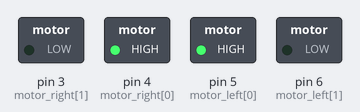
Bench run of a sketch on a simulated Arduino Uno, built with avr-gcc and run on an emulated ATmega328P. Parts: switched loads named in the sketch (green lamp = pin HIGH).

Above: at 15.0 s.
At 45.0 s:
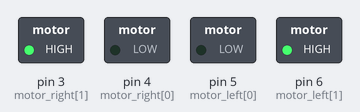
Timing chart, 0 to 78.1 s (numbered marks = the images above):
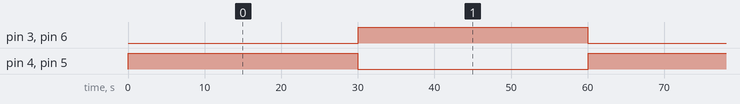

The sketch:

halp_actuator.ino
```cpp
int motor_left[] = {5, 6};
int motor_right[] = {4, 3};

void setup() {
  // Setup motors
  int i;
    for(i = 0; i < 2; i++){
    pinMode(motor_left[i], OUTPUT);
    pinMode(motor_right[i], OUTPUT);
  }
}

void loop() {  // left = out and right = in
  digitalWrite(motor_left[0], HIGH); // 5 on
  digitalWrite(motor_left[1], LOW);  // 6 off
  digitalWrite(motor_right[0], HIGH);// 4 on
  digitalWrite(motor_right[1], LOW); // 3 off
  delay(30000);

  digitalWrite(motor_left[0], LOW);
  digitalWrite(motor_left[1], LOW);
  digitalWrite(motor_right[0], LOW);
  digitalWrite(motor_right[1], LOW);
  delay(25);

  digitalWrite(motor_left[0], LOW);
  digitalWrite(motor_left[1], HIGH);
  digitalWrite(motor_right[0], LOW);
  digitalWrite(motor_right[1], HIGH);
  delay(30000);

  digitalWrite(motor_left[0], LOW);
  digitalWrite(motor_left[1], LOW);
  digitalWrite(motor_right[0], LOW);
  digitalWrite(motor_right[1], LOW);
  delay(25);
}
```

Measured:
- by itself, pin 3 (motor_right[1]), pin 4 (motor_right[0]), pin 5 (motor_left[0]), pin 6 (motor_left[1]): alternates HIGH for 30.0 s and LOW for 30.1 s
